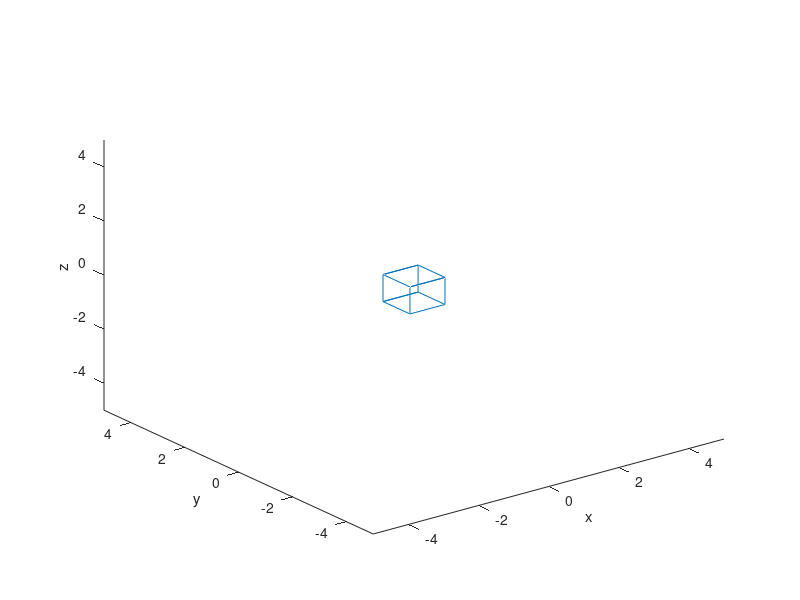

This chart was generated by the following MATLAB code:
x=[-1/2,1/2,1/2,-1/2,-1/2,-1/2,1/2,1/2,-1/2,1/2,1/2,-1/2,-1/2,-1/2,1/2,1/2];
y=[-1/2,-1/2,1/2,1/2,1/2,-1/2,-1/2,1/2,1/2,1/2,1/2,1/2,-1/2,-1/2,-1/2,-1/2];
z=[-1/2,-1/2,-1/2,-1/2,1/2,1/2,1/2,1/2,1/2,1/2,-1/2,-1/2,-1/2,1/2,1/2,-1/2];
V=[x;y;z];
figure
h=plot3(V(1,:),V(2,:),V(3,:));
axis([-5,5,-5,5,-5,5])
xlabel('x');
ylabel('y');
zlabel('z');
%沿y旋转
for a=linspace(0,pi,100)
    Ry=[cos(a),0,sin(a);0,1,0;-sin(a),0,cos(a)];
    T=Ry*V;
    set(h,'xdata',T(1,:),'Ydata',T(2,:),'Zdata',T(3,:))
    pause(0.05)
end
%沿z旋转
for b=linspace(0,pi,100)
    Rz=[cos(b),-sin(b),0;sin(b),cos(b),0;0,0,1];
    U=Rz*T;
    set(h,'xdata',U(1,:),'Ydata',U(2,:),'Zdata',U(3,:))
    pause(0.05)
end
%沿x旋转
for c=linspace(0,pi,100)
    Rx=[1,0,0;0,cos(c),-sin(c);0,sin(c),cos(c)];
    S=Rx*U;
    set(h,'xdata',S(1,:),'Ydata',S(2,:),'Zdata',S(3,:))
end